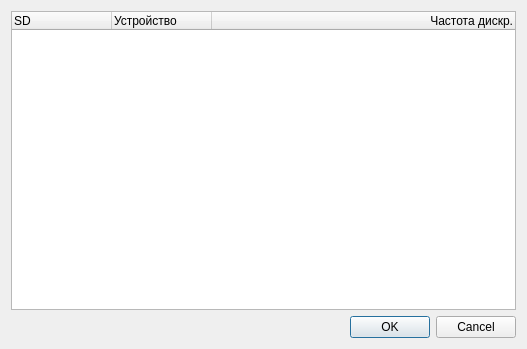
<?xml version="1.0" encoding="UTF-8"?>
<ui version="4.0">
 <class>AudioSelectDialog</class>
 <widget class="QDialog" name="AudioSelectDialog">
  <property name="geometry">
   <rect>
    <x>0</x>
    <y>0</y>
    <width>527</width>
    <height>349</height>
   </rect>
  </property>
  <property name="font">
   <font>
    <family>Liberation Sans</family>
    <pointsize>9</pointsize>
   </font>
  </property>
  <property name="windowTitle">
   <string>Выбрать аудио устройство</string>
  </property>
  <layout class="QVBoxLayout" name="verticalLayout">
   <item>
    <widget class="QTreeWidget" name="audioTree">
     <property name="indentation">
      <number>0</number>
     </property>
     <property name="columnCount">
      <number>3</number>
     </property>
     <column>
      <property name="text">
       <string notr="true">SD</string>
      </property>
     </column>
     <column>
      <property name="text">
       <string>Устройство</string>
      </property>
     </column>
     <column>
      <property name="text">
       <string>Частота дискр.</string>
      </property>
      <property name="textAlignment">
       <set>AlignTrailing|AlignVCenter</set>
      </property>
     </column>
    </widget>
   </item>
   <item>
    <widget class="QDialogButtonBox" name="buttonBox">
     <property name="orientation">
      <enum>Qt::Horizontal</enum>
     </property>
     <property name="standardButtons">
      <set>QDialogButtonBox::Cancel|QDialogButtonBox::Ok</set>
     </property>
    </widget>
   </item>
  </layout>
 </widget>
 <tabstops>
  <tabstop>buttonBox</tabstop>
 </tabstops>
 <resources/>
 <connections>
  <connection>
   <sender>buttonBox</sender>
   <signal>accepted()</signal>
   <receiver>AudioSelectDialog</receiver>
   <slot>accept()</slot>
   <hints>
    <hint type="sourcelabel">
     <x>248</x>
     <y>254</y>
    </hint>
    <hint type="destinationlabel">
     <x>157</x>
     <y>274</y>
    </hint>
   </hints>
  </connection>
  <connection>
   <sender>buttonBox</sender>
   <signal>rejected()</signal>
   <receiver>AudioSelectDialog</receiver>
   <slot>reject()</slot>
   <hints>
    <hint type="sourcelabel">
     <x>316</x>
     <y>260</y>
    </hint>
    <hint type="destinationlabel">
     <x>286</x>
     <y>274</y>
    </hint>
   </hints>
  </connection>
 </connections>
</ui>
